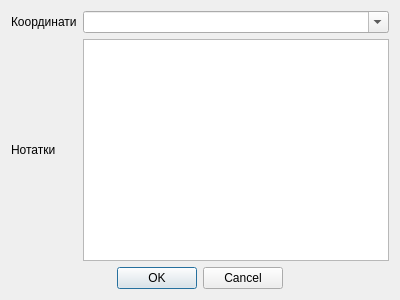
<?xml version="1.0" encoding="UTF-8"?>
<ui version="4.0">
 <class>UnscheduledStop</class>
 <widget class="QDialog" name="UnscheduledStop">
  <property name="windowModality">
   <enum>Qt::ApplicationModal</enum>
  </property>
  <property name="geometry">
   <rect>
    <x>0</x>
    <y>0</y>
    <width>400</width>
    <height>300</height>
   </rect>
  </property>
  <property name="windowTitle">
   <string>Позапланова зупинка</string>
  </property>
  <property name="modal">
   <bool>true</bool>
  </property>
  <layout class="QGridLayout" name="gridLayout">
   <item row="0" column="0">
    <widget class="QLabel" name="unscheduled_stop_coordinates_lb">
     <property name="text">
      <string>Координати</string>
     </property>
    </widget>
   </item>
   <item row="1" column="0">
    <widget class="QLabel" name="unscheduled_stop_notes_lb">
     <property name="text">
      <string>Нотатки</string>
     </property>
    </widget>
   </item>
   <item row="1" column="1">
    <widget class="QTextEdit" name="unscheduled_stop_notes_textEdit"/>
   </item>
   <item row="2" column="0" colspan="2" alignment="Qt::AlignHCenter">
    <widget class="QDialogButtonBox" name="unscheduled_stop_submit_buttonBox">
     <property name="standardButtons">
      <set>QDialogButtonBox::Cancel|QDialogButtonBox::Ok</set>
     </property>
    </widget>
   </item>
   <item row="0" column="1">
    <widget class="QComboBox" name="unscheduled_stop_coordinates_comboBox">
     <property name="editable">
      <bool>true</bool>
     </property>
    </widget>
   </item>
  </layout>
 </widget>
 <resources/>
 <connections/>
</ui>
